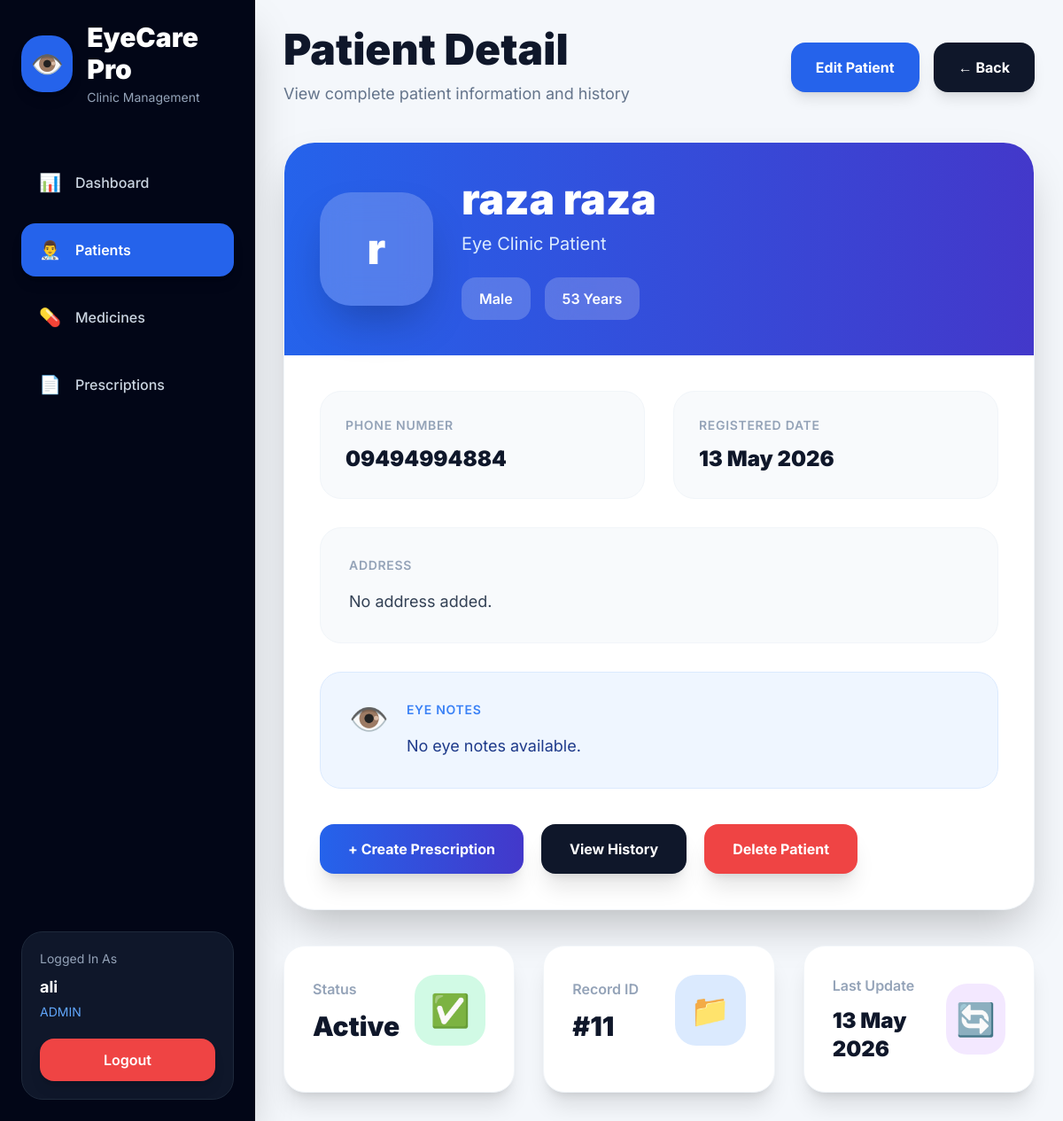
/patients/11/ (signed in), run on an earlier commit of the app's database.
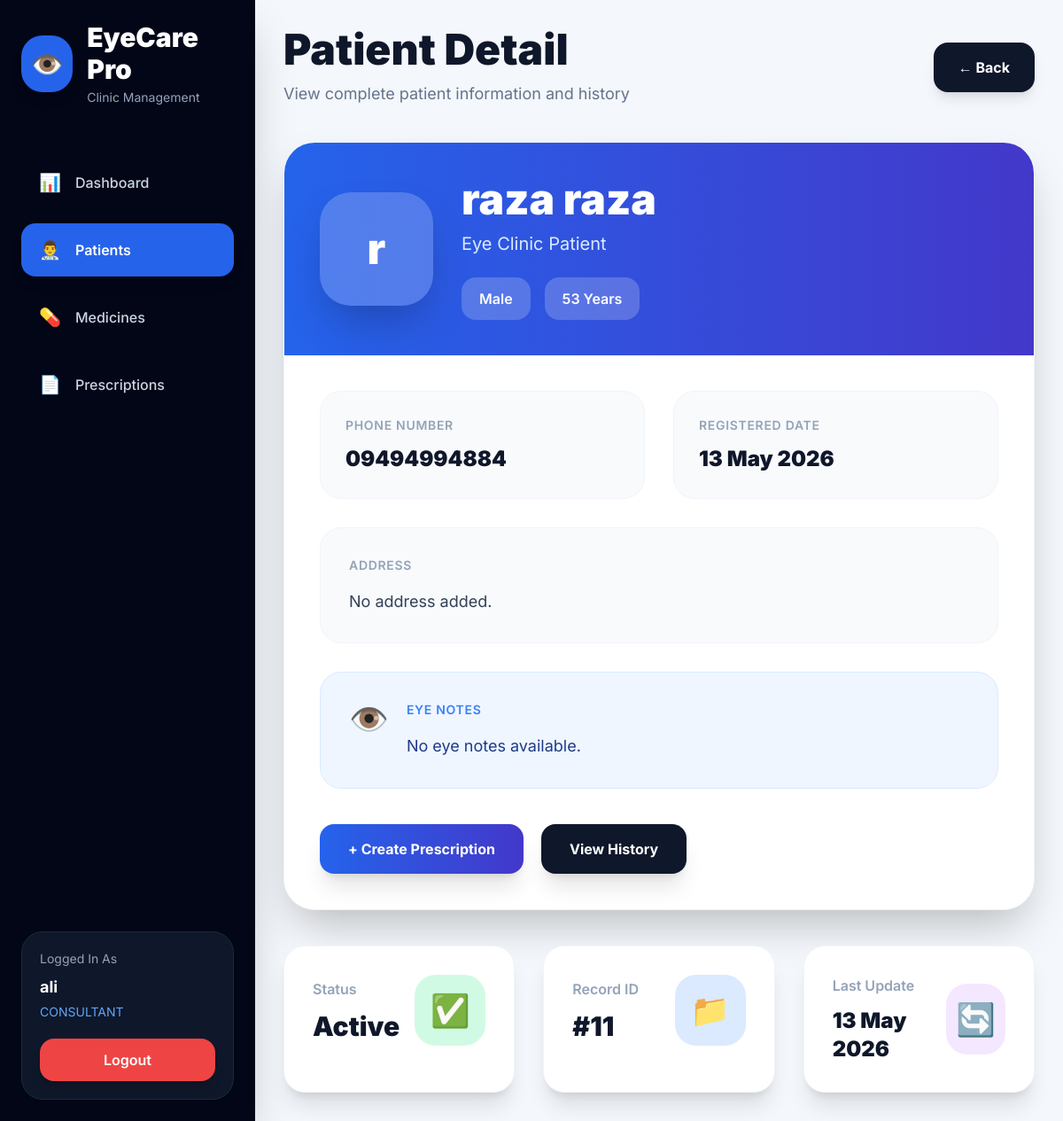
And on a later commit of the database.
### Userclinic/models.py (models this page shows, shortened)
class Profile(models.Model):
    ROLE_CHOICES = (
        ('ADMIN', 'Admin'),
        ('CONSULTANT', 'Consultant'),
    )
    user = models.OneToOneField(
        User,
        on_delete=models.CASCADE
    )
    role = models.CharField(
        max_length=20,
        choices=ROLE_CHOICES,
        default='CONSULTANT'
    )
    phone = models.CharField(
        max_length=20,
        blank=True,
        null=True
    )
    created_at = models.DateTimeField(
        auto_now_add=True
    )
    updated_at = models.DateTimeField(
        auto_now=True
    )

### patients/views.py (the view)
def patient_detail(request, pk):
    patient = get_object_or_404(
        Patient,
        id=pk
    )
    context = {
        'patient': patient
    }
    return render(
        request,
        'patient_detail.html',
        context
    )

### Userclinic/context_processors.py (called while the page is built)
def user_role(request):
    role = ''
    try:
        if request.user.is_authenticated:
            role = request.user.profile.role
    except Exception:
        role = ''
    return {
        'user_role': role,
        'is_admin': role == 'ADMIN',
        'is_consultant': role == 'CONSULTANT',
    }

### templates/patient_detail.html (shortened to what the changed rows need)
<!DOCTYPE html>
<html lang="en">
<head>
    <script src="https://cdn.tailwindcss.com"></script>
</head>
<body>
<div class="flex min-h-screen">
    <aside class="w-72 bg-slate-950 text-white flex flex-col justify-between p-6 shadow-2xl">
        <div>
            <div class="mb-14">
                <div class="flex items-center gap-4">
                    <div>
                        <h1 class="text-3xl font-black">
                            EyeCare Pro
                        </h1>
                    </div>
                </div>
            </div>
        </div>
        <div class="bg-slate-900 rounded-3xl p-5 border border-slate-800">
            <p class="text-slate-400 text-sm">
                Logged In As
            </p>
            <h3 class="font-bold text-lg mt-2">
                {{ request.user.username }}
            </h3>
            <p class="text-blue-400 text-sm mt-1">
                {{ user_role }}
            </p>
            <form method="POST"
                  action="{% url 'logout' %}"
                  class="mt-5">
                <button type="submit"
                        class="w-full bg-red-500 hover:bg-red-600 smooth text-white py-3 rounded-2xl font-semibold shadow-lg">
                </button>
            </form>
        </div>
    </aside>
    <main class="flex-1 p-8 overflow-y-auto">
        <div class="flex justify-between items-center mb-10">
            <div>
                <h1 class="text-5xl font-black text-slate-900">
                    Patient Detail
                </h1>
            </div>
            <div class="flex gap-4">
                {% if is_admin %}
                <a href="{% url 'update_patient' patient.id %}"
                   class="bg-blue-600 hover:bg-blue-700 smooth text-white px-7 py-4 rounded-2xl font-bold shadow-lg">
                    Edit Patient
                </a>
                {% endif %}
                <a href="{% url 'patient_list' %}"
                   class="bg-slate-900 hover:bg-black smooth text-white px-7 py-4 rounded-2xl font-bold shadow-lg">
                    ← Back
                </a>
            </div>
        </div>
        <div class="bg-white rounded-[35px] shadow-2xl border border-slate-100 overflow-hidden mb-10 card-hover smooth">
            <div class="bg-gradient-to-r from-blue-600 to-indigo-700 px-10 py-10 text-white">
                <div class="flex items-center gap-8">
                    <div>
                        <h2 class="text-5xl font-black">
                            {{ patient.name }}
                        </h2>
                    </div>
                </div>
            </div>
            <div class="p-10">
                <div class="flex flex-wrap gap-5 mt-10">
                    <a href="{% url 'create_prescription' %}"
                       class="bg-gradient-to-r from-blue-600 to-indigo-700 hover:scale-[1.02] hover:shadow-2xl smooth text-white px-8 py-4 rounded-2xl font-bold shadow-xl">
                        + Create Prescription
                    </a>
                    <a href="{% url 'patient_history' patient.id %}"
                       class="bg-slate-900 hover:bg-black smooth text-white px-8 py-4 rounded-2xl font-bold shadow-xl">
                        View History
                    </a>
                    {% if is_admin %}
                    <a href="{% url 'delete_patient' patient.id %}"
                       class="bg-red-500 hover:bg-red-600 smooth text-white px-8 py-4 rounded-2xl font-bold shadow-xl">
                        Delete Patient
                    </a>
                    {% endif %}
                </div>
            </div>
        </div>
    </main>
</div>
</body>
</html>

What changed in the data, as far as the page shows it:
changed Profile: role "ADMIN" → "CONSULTANT"
Also different on the page:
text no longer shown: "Edit Patient Delete Patient"
